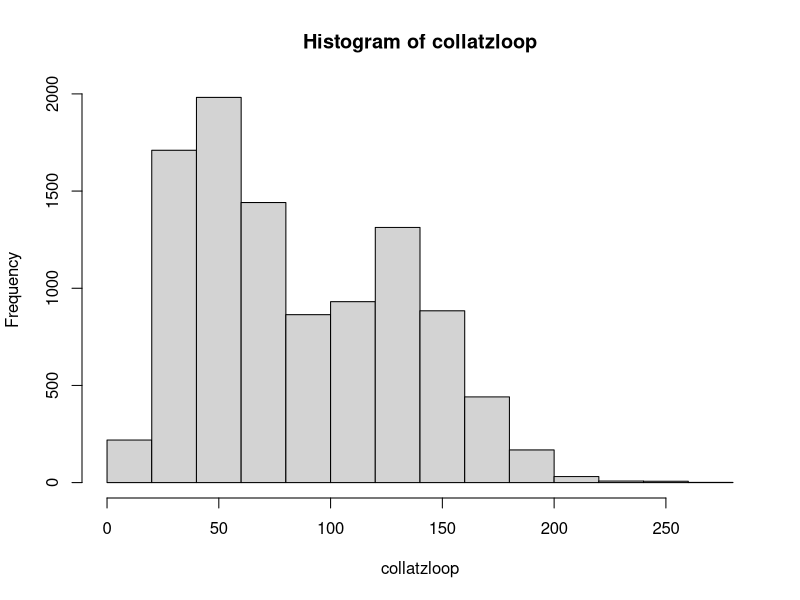
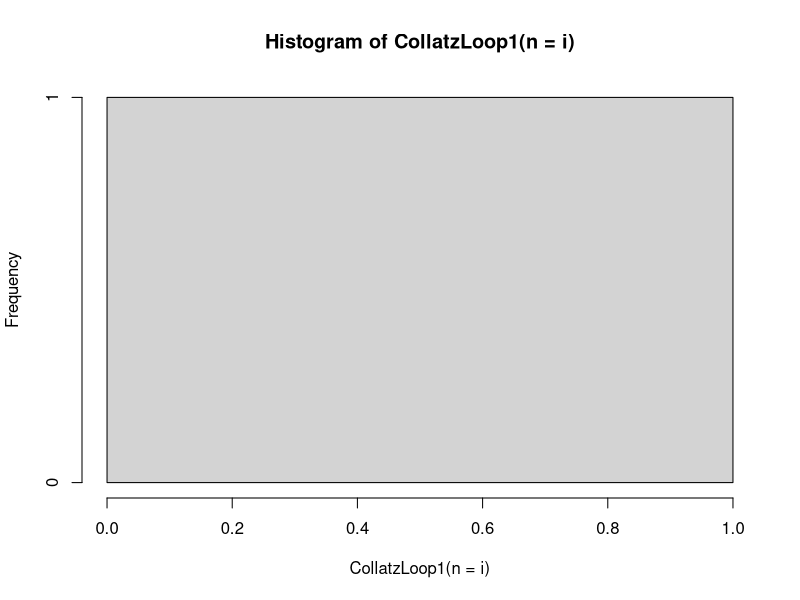
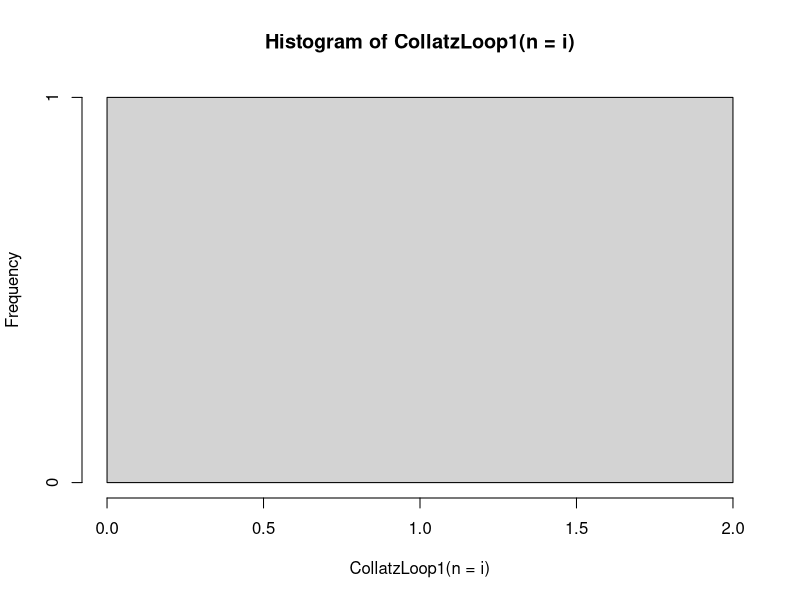
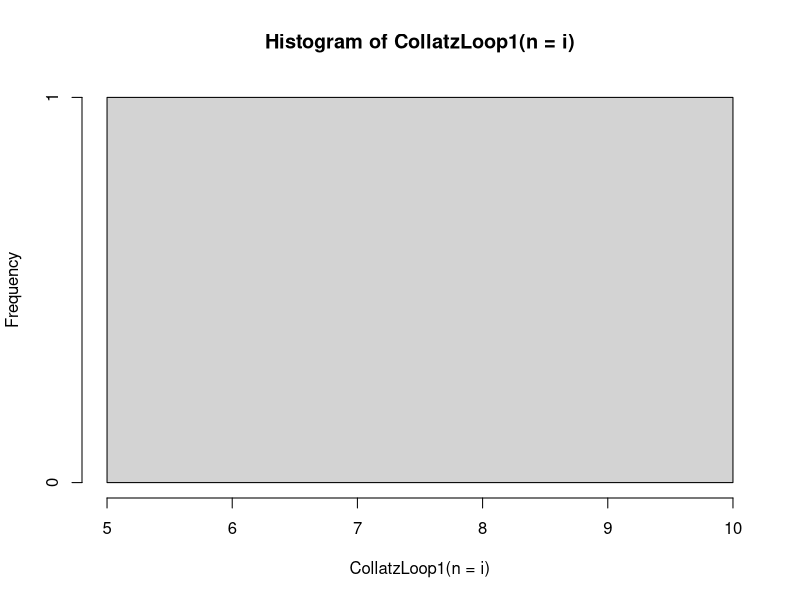
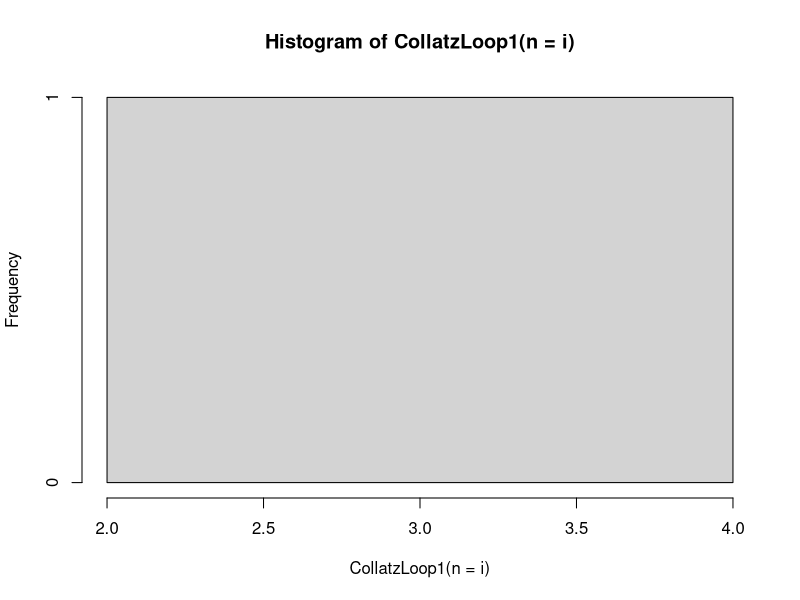
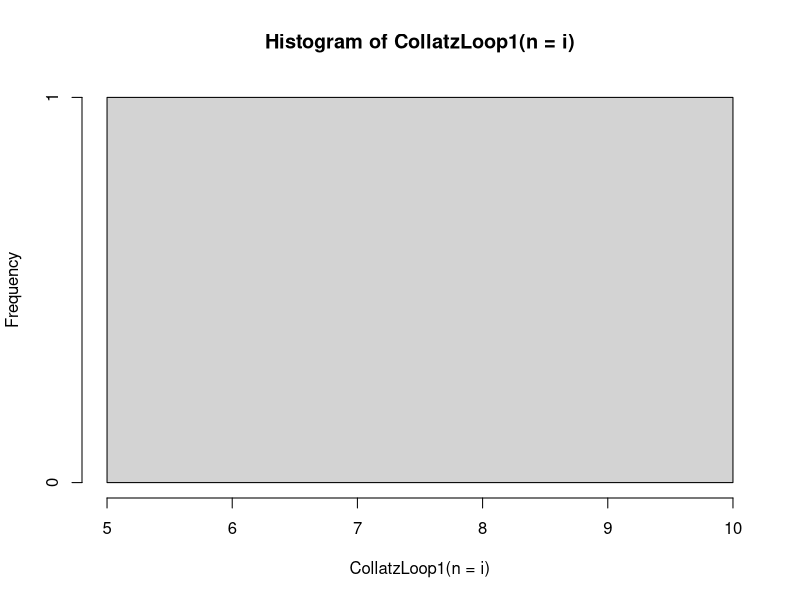
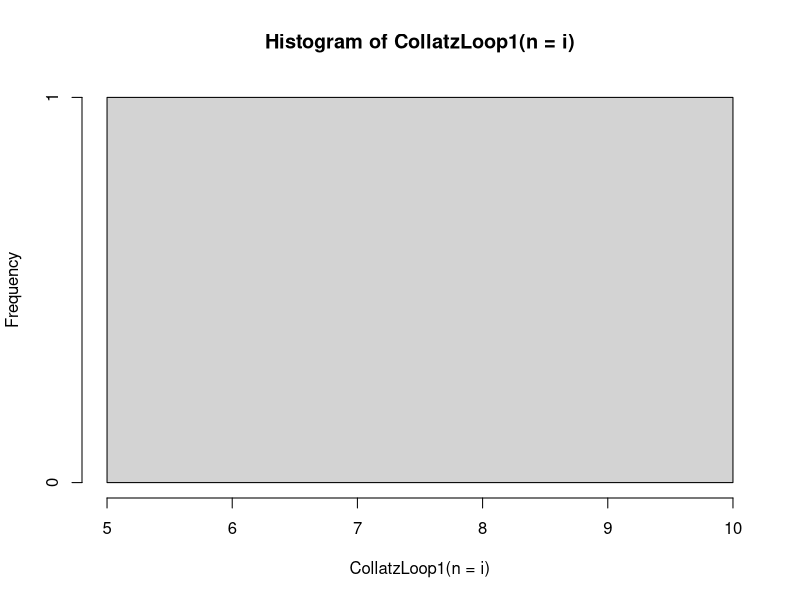
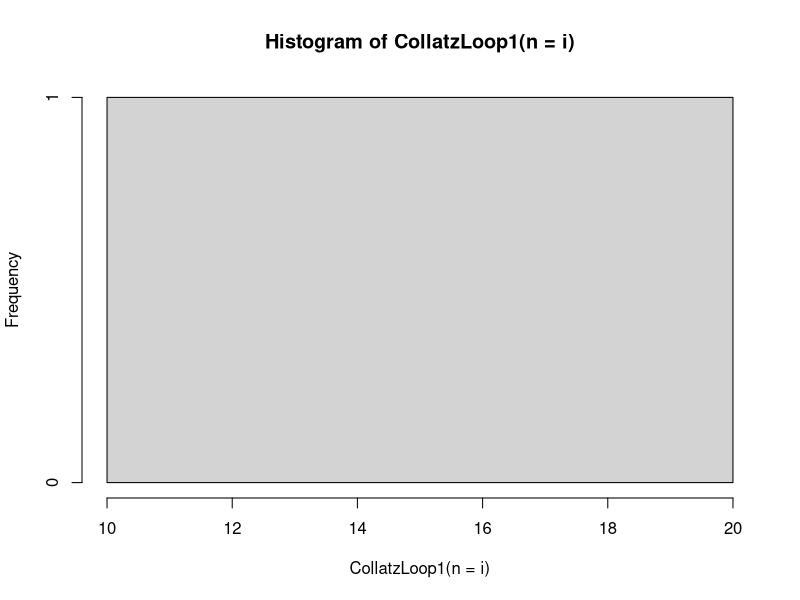

Here is the R script that generated these plots, in order: (Note: a time limit stopped this script after it produced the figures.)


directions <- function(num) { ##basic collatz sequence 
  if(num == 1) {
    return(NULL)
  }
  
  if(num %% 2 == 0) {
    return(num/2)
  } 
  else{
    return(3*num+1)
  }
}

collatzloop_trial <- function(n) { ## Prints out the collatz sequence for a given n value 
  stated_problem <- n
  while (n != 1) {
    n <- directions(n=n)
    stated_problem <- c(stated_problem, n)
  }
  return(stated_problem)
}
collatzloop_trial(n=50)

collatzloop <- c()
for (i in 1:10000) {
  collatzloop <- c(collatzloop, length(collatzloop_trial(i)))
}
hist(collatzloop)
summary(collatzloop)

###########################################
## Combination of the above functions, adding in vectors

CollatzLoop1 <- function(x,n){ ##This i think loops over 1-10000, i get the lengths 
  for(x in 1:n){
    collatz_vector <- c()
    for(i in 1:10000){
      if (x == 1){
        collatz_vector <- c(collatz_vector, x)
        break
      } else {
        if (x %% 2 == 0){
          collatz_vector <- c(collatz_vector, x)
          x <- x/2
        } else {
          collatz_vector <- c(collatz_vector, x)
          x <- 3*x+1
        }
      }
    }
  }
  length(collatz_vector)
}
CollatzLoop1(n=6)

for(i in 1:100) {
  hist(CollatzLoop1(n=i))
}


###################################################
## Trial

collatzlength <- function(n) { ## Also gives sequence length 
  collatz_length2 <- c()
  for(i in 1:10000) {
    collatz_length2 <- c(collatz_length2,
                         CollatzLoop1(n=n))
  }
  mean(collatz_length2)
}
collatzlength(n=3)

col_len <- c()
for(i in 1:10000) {
  col_len<- c(col_len, length(collatzlength(i)))
}
